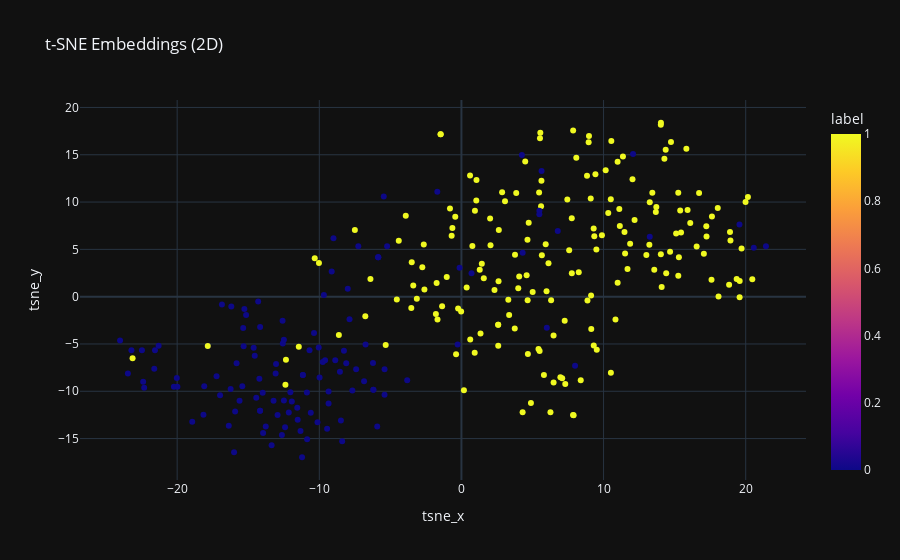
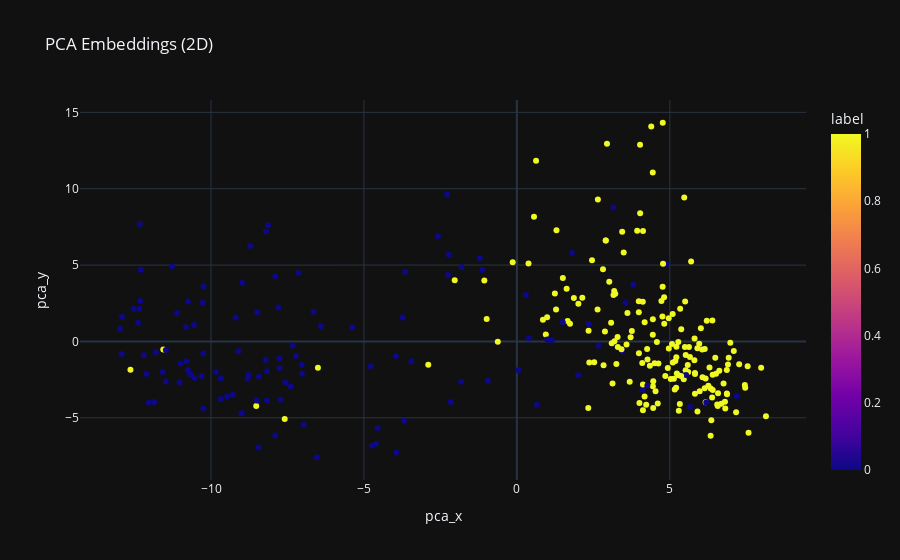
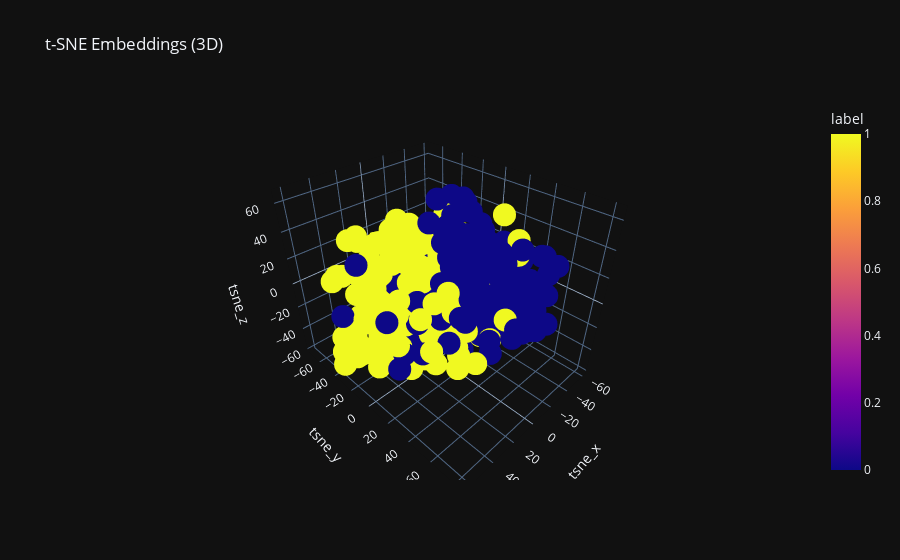
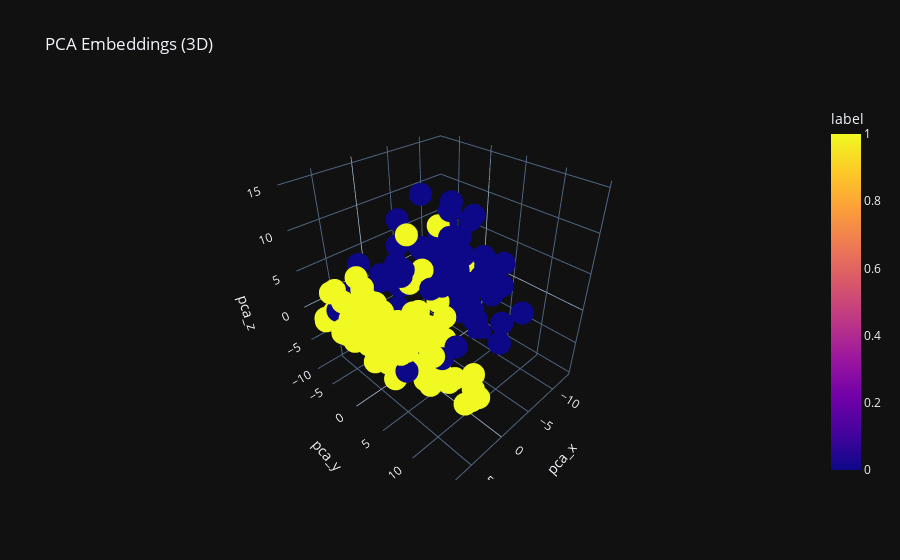

The notebook cell these images were saved under, in order:
### Markdown cell above
# Visualize 2D and 3D embeddings of images and color points based on labels

### Code cell
visualize_embeddings(tsne_2d_embeddings, pca_2d_embeddings, labels, file_name="2d")
visualize_embeddings(tsne_3d_embeddings, pca_3d_embeddings, labels, file_name="3d")

### Figure 1 — Plotly figure (JSON) as saved in the notebook; plotly's stock layout.template omitted (floating-point values rounded to 4 significant figures; data arrays with more than 128 entries replaced by an {"elided": "..."} marker saying what was removed)
{"data": [{"hovertemplate": "tsne_x=%{x}<br>tsne_y=%{y}<br>label=%{marker.color}<extra></extra>", "legendgroup": "", "marker": {"color": {"elided": "300 int values"}, "coloraxis": "coloraxis", "symbol": "circle"}, "mode": "markers", "name": "", "orientation": "v", "showlegend": false, "x": {"elided": "300 float values"}, "xaxis": "x", "y": {"elided": "300 float values"}, "yaxis": "y", "type": "scatter"}], "layout": {"xaxis": {"anchor": "y", "domain": [0.0, 1.0], "title": {"text": "tsne_x"}}, "yaxis": {"anchor": "x", "domain": [0.0, 1.0], "title": {"text": "tsne_y"}}, "coloraxis": {"colorbar": {"title": {"text": "label"}}, "colorscale": [[0.0, "#0d0887"], [0.1111, "#46039f"], [0.2222, "#7201a8"], [0.3333, "#9c179e"], [0.4444, "#bd3786"], [0.5556, "#d8576b"], [0.6667, "#ed7953"], [0.7778, "#fb9f3a"], [0.8889, "#fdca26"], [1.0, "#f0f921"]]}, "legend": {"tracegroupgap": 0}, "title": {"text": "t-SNE Embeddings (2D)"}}}

### Figure 2 — Plotly figure (JSON) as saved in the notebook; plotly's stock layout.template omitted (floating-point values rounded to 4 significant figures; data arrays with more than 128 entries replaced by an {"elided": "..."} marker saying what was removed)
{"data": [{"hovertemplate": "pca_x=%{x}<br>pca_y=%{y}<br>label=%{marker.color}<extra></extra>", "legendgroup": "", "marker": {"color": {"elided": "300 int values"}, "coloraxis": "coloraxis", "symbol": "circle"}, "mode": "markers", "name": "", "orientation": "v", "showlegend": false, "x": {"elided": "300 float values"}, "xaxis": "x", "y": {"elided": "300 float values"}, "yaxis": "y", "type": "scatter"}], "layout": {"xaxis": {"anchor": "y", "domain": [0.0, 1.0], "title": {"text": "pca_x"}}, "yaxis": {"anchor": "x", "domain": [0.0, 1.0], "title": {"text": "pca_y"}}, "coloraxis": {"colorbar": {"title": {"text": "label"}}, "colorscale": [[0.0, "#0d0887"], [0.1111, "#46039f"], [0.2222, "#7201a8"], [0.3333, "#9c179e"], [0.4444, "#bd3786"], [0.5556, "#d8576b"], [0.6667, "#ed7953"], [0.7778, "#fb9f3a"], [0.8889, "#fdca26"], [1.0, "#f0f921"]]}, "legend": {"tracegroupgap": 0}, "title": {"text": "PCA Embeddings (2D)"}}}

### Figure 3 — Plotly figure (JSON) as saved in the notebook; plotly's stock layout.template omitted (floating-point values rounded to 4 significant figures; data arrays with more than 128 entries replaced by an {"elided": "..."} marker saying what was removed)
{"data": [{"hovertemplate": "tsne_x=%{x}<br>tsne_y=%{y}<br>tsne_z=%{z}<br>label=%{marker.color}<extra></extra>", "legendgroup": "", "marker": {"color": {"elided": "300 int values"}, "coloraxis": "coloraxis", "symbol": "circle"}, "mode": "markers", "name": "", "scene": "scene", "showlegend": false, "x": {"elided": "300 float values"}, "y": {"elided": "300 float values"}, "z": {"elided": "300 float values"}, "type": "scatter3d"}], "layout": {"scene": {"domain": {"x": [0.0, 1.0], "y": [0.0, 1.0]}, "xaxis": {"title": {"text": "tsne_x"}}, "yaxis": {"title": {"text": "tsne_y"}}, "zaxis": {"title": {"text": "tsne_z"}}}, "coloraxis": {"colorbar": {"title": {"text": "label"}}, "colorscale": [[0.0, "#0d0887"], [0.1111, "#46039f"], [0.2222, "#7201a8"], [0.3333, "#9c179e"], [0.4444, "#bd3786"], [0.5556, "#d8576b"], [0.6667, "#ed7953"], [0.7778, "#fb9f3a"], [0.8889, "#fdca26"], [1.0, "#f0f921"]]}, "legend": {"tracegroupgap": 0}, "title": {"text": "t-SNE Embeddings (3D)"}}}

### Figure 4 — Plotly figure (JSON) as saved in the notebook; plotly's stock layout.template omitted (floating-point values rounded to 4 significant figures; data arrays with more than 128 entries replaced by an {"elided": "..."} marker saying what was removed)
{"data": [{"hovertemplate": "pca_x=%{x}<br>pca_y=%{y}<br>pca_z=%{z}<br>label=%{marker.color}<extra></extra>", "legendgroup": "", "marker": {"color": {"elided": "300 int values"}, "coloraxis": "coloraxis", "symbol": "circle"}, "mode": "markers", "name": "", "scene": "scene", "showlegend": false, "x": {"elided": "300 float values"}, "y": {"elided": "300 float values"}, "z": {"elided": "300 float values"}, "type": "scatter3d"}], "layout": {"scene": {"domain": {"x": [0.0, 1.0], "y": [0.0, 1.0]}, "xaxis": {"title": {"text": "pca_x"}}, "yaxis": {"title": {"text": "pca_y"}}, "zaxis": {"title": {"text": "pca_z"}}}, "coloraxis": {"colorbar": {"title": {"text": "label"}}, "colorscale": [[0.0, "#0d0887"], [0.1111, "#46039f"], [0.2222, "#7201a8"], [0.3333, "#9c179e"], [0.4444, "#bd3786"], [0.5556, "#d8576b"], [0.6667, "#ed7953"], [0.7778, "#fb9f3a"], [0.8889, "#fdca26"], [1.0, "#f0f921"]]}, "legend": {"tracegroupgap": 0}, "title": {"text": "PCA Embeddings (3D)"}}}
